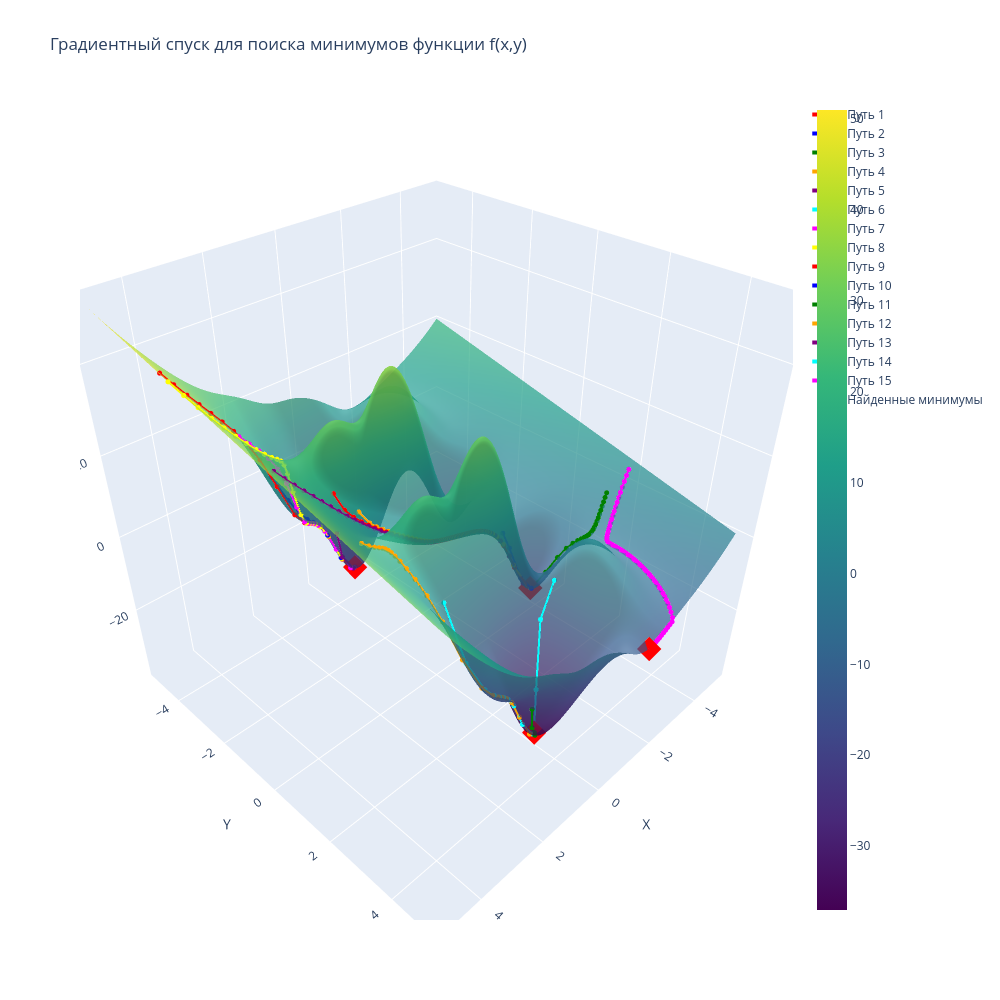

Notebook source saved alongside this figure:
### Code cell
def main():
    """Основная функция для запуска всего процесса"""
    print("Запуск поиска минимумов функции с помощью градиентного спуска...")
    
    paths, minima = find_multiple_minima(num_descents=15, learning_rate=0.02)
    plot_results(paths, minima)
    
    print(f"\nНайдено {len(minima)} потенциальных минимумов")
    
    global_min = min(minima, key=lambda point: point[2])
    print(f"Глобальный минимум: ({global_min[0]:.4f}, {global_min[1]:.4f}), "
          f"значение функции: {global_min[2]:.4f}")

if __name__ == "__main__":
    main()
